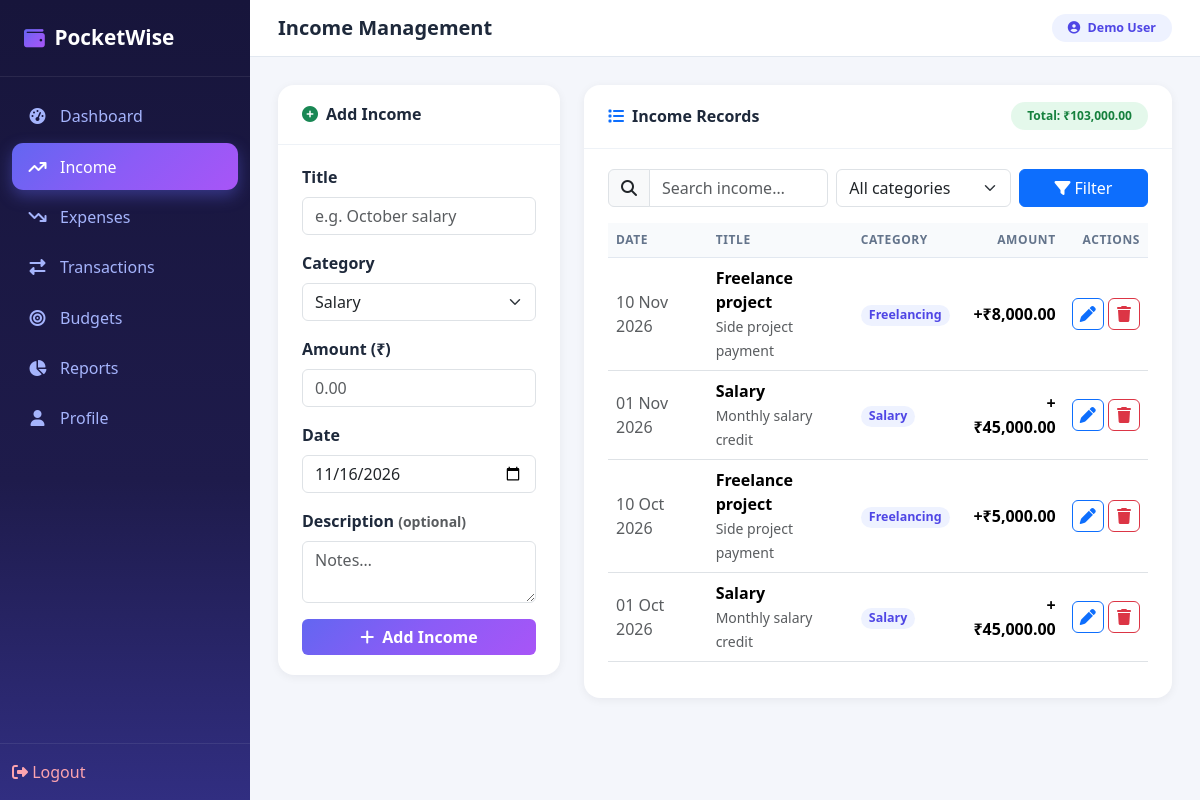
Screenshot of /income/ (signed in) with the database file from the repository.
### models.py (models this page shows)
class Transaction(db.Model):
    __tablename__ = "transactions"
    id = db.Column(db.Integer, primary_key=True)
    user_id = db.Column(db.Integer, db.ForeignKey("users.id"), nullable=False, index=True)
    title = db.Column(db.String(200), nullable=False)
    transaction_type = db.Column(db.Enum("income", "expense", name="txn_type"), nullable=False, index=True)
    category = db.Column(db.String(80), nullable=False, index=True)
    amount = db.Column(db.Numeric(12, 2), nullable=False)
    description = db.Column(db.Text, nullable=True)
    transaction_date = db.Column(db.Date, nullable=False, index=True)
    created_at = db.Column(db.DateTime, default=datetime.utcnow)

### routes/income.py (the view)
@income_bp.route("/")
@login_required
def index():
    uid = current_user_id()
    q = request.args.get("q", "").strip()
    category = request.args.get("category", "").strip()
    query = Transaction.query.filter_by(user_id=uid, transaction_type="income")
    if q:
        query = query.filter(Transaction.title.ilike(f"%{q}%"))
    if category in INCOME_CATEGORIES:
        query = query.filter_by(category=category)
    rows = query.order_by(Transaction.transaction_date.desc(), Transaction.id.desc()).all()
    total = sum(float(r.amount) for r in rows)
    return render_template("income.html", rows=rows, total=total,
                           categories=INCOME_CATEGORIES, q=q, category=category,
                           now_date=date.today().isoformat())

### routes/helpers.py (called while the page is built)
def login_required(f):
    @wraps(f)
    def decorated(*args, **kwargs):
        if "user_id" not in session:
            flash("Please log in to access this page.", "warning")
            return redirect(url_for("auth.login", next=request.url))
        return f(*args, **kwargs)
    return decorated

def current_user_id():
    return session.get("user_id")

### templates/income.html (shortened to what this page needs)
{% extends "base.html" %}
{% block page_heading %}Income Management{% endblock %}
{% block content %}
<div class="container-fluid px-0">
  <div class="row g-4">
    <div class="col-lg-4">
      <div class="pw-card">
        <div class="card-header"><i class="fa-solid fa-circle-plus me-2 text-success"></i>Add Income</div>
        <div class="card-body">
          <form method="POST" action="{{ url_for('income.add') }}">
            <div class="mb-3">
              <label class="form-label fw-semibold">Title</label>
              <input type="text" name="title" class="form-control" placeholder="e.g. October salary" required>
            </div>
            <div class="mb-3">
              <label class="form-label fw-semibold">Category</label>
              <select name="category" class="form-select" required>
                {% for c in categories %}<option value="{{ c }}">{{ c }}</option>{% endfor %}
              </select>
            </div>
            <div class="mb-3">
              <label class="form-label fw-semibold">Amount (₹)</label>
              <input type="number" name="amount" class="form-control" step="0.01" min="0.01" placeholder="0.00" required>
            </div>
            <div class="mb-3">
              <label class="form-label fw-semibold">Date</label>
              <input type="date" name="date" class="form-control" value="{{ now_date }}" max="{{ now_date }}" required>
            </div>
            <div class="mb-3">
              <label class="form-label fw-semibold">Description <small class="text-muted">(optional)</small></label>
              <textarea name="description" class="form-control" rows="2" placeholder="Notes…"></textarea>
            </div>
            <button class="btn btn-gradient w-100"><i class="fa-solid fa-plus me-2"></i>Add Income</button>
          </form>
        </div>
      </div>
    </div>
    <div class="col-lg-8">
      <div class="pw-card">
        <div class="card-header d-flex flex-wrap gap-2 justify-content-between align-items-center">
          <span><i class="fa-solid fa-list me-2 text-primary"></i>Income Records</span>
          <span class="badge badge-pw-inc rounded-pill px-3 py-2">Total: {{ total|inr }}</span>
        </div>
        <div class="card-body">
          <form method="GET" class="row g-2 mb-3">
            <div class="col-md-5">
              <div class="input-group">
                <span class="input-group-text"><i class="fa-solid fa-magnifying-glass"></i></span>
                <input type="text" name="q" class="form-control" placeholder="Search income…" value="{{ q }}">
              </div>
            </div>
            <div class="col-md-4">
              <select name="category" class="form-select">
                <option value="">All categories</option>
              </select>
            </div>
            <div class="col-md-3 d-grid">
              <button class="btn btn-primary"><i class="fa-solid fa-filter me-1"></i>Filter</button>
            </div>
          </form>
          {% if rows %}
          <div class="table-responsive">
            <table class="table table-pw table-hover align-middle">
              <thead>
                <tr><th>Date</th><th>Title</th><th>Category</th><th class="text-end">Amount</th><th class="text-end">Actions</th></tr>
              </thead>
              <tbody>
              {% for t in rows %}
                <tr>
                  <td class="text-muted">{{ t.transaction_date.strftime('%d %b %Y') }}</td>
                  <td>
                    <div class="fw-semibold">{{ t.title }}</div>
                    {% if t.description %}<small class="text-muted">{{ t.description }}</small>{% endif %}
                  </td>
                  <td><span class="badge badge-cat rounded-pill">{{ t.category }}</span></td>
                  <td class="text-end amt-inc">+{{ t.amount|inr }}</td>
                  <td class="text-end text-nowrap">
                    <button class="btn btn-outline-primary btn-icon" data-bs-toggle="modal"
                            data-bs-target="#editModal{{ t.id }}"><i class="fa-solid fa-pen"></i></button>
                    <button class="btn btn-outline-danger btn-icon" data-bs-toggle="modal"
                            data-bs-target="#delModal{{ t.id }}"><i class="fa-solid fa-trash"></i></button>
                  </td>
                </tr>
              {% endfor %}
              </tbody>
            </table>
          </div>
          {% else %}
          <div class="empty-state">
            <i class="fa-solid fa-arrow-trend-up"></i>
            No income records found. Add your first income using the form.
          </div>
          {% endif %}
        </div>
      </div>
    </div>
  </div>
</div>
{% endblock %}

### static/css/style.css (style rules this page uses)
:root { --pw-primary: #6366f1; --pw-primary-dark: #4f46e5; --pw-purple: #8b5cf6; --pw-sky: #0ea5e9; --pw-success: #22c55e; --pw-danger: #ef4444; --pw-warning: #f59e0b; --pw-bg: #f4f6fb; --pw-card: #ffffff; --pw-text: #1e293b; --pw-muted: #64748b; --pw-gradient: linear-gradient(135deg, #6366f1 0%, #8b5cf6 50%, #a855f7 100%); --pw-gradient-alt: linear-gradient(135deg, #0ea5e9 0%, #6366f1 100%); --pw-radius: 1rem; --pw-sidebar-w: 250px; }
* { box-sizing: border-box; }
body { font-family: "Segoe UI", system-ui, -apple-system, sans-serif; background: var(--pw-bg); color: var(--pw-text); margin: 0; }
.btn-gradient { background: var(--pw-gradient); border: none; color: #fff; font-weight: 600; transition: transform 0.15s ease, box-shadow 0.15s ease; }
.pw-card { background: #fff; border: none; border-radius: var(--pw-radius); box-shadow: 0 2px 10px rgba(15, 23, 42, 0.06); }
.pw-card .card-header { background: transparent; border-bottom: 1px solid #eef2f7; font-weight: 700; padding: 1.1rem 1.5rem; }
.pw-card .card-body { padding: 1.25rem 1.5rem; }
.table-pw thead th { background: #f8fafc; color: var(--pw-muted); font-size: 0.75rem; text-transform: uppercase; letter-spacing: 0.05em; border-bottom: 1px solid #e2e8f0; white-space: nowrap; }
.table-pw td { vertical-align: middle; }
.badge-pw-inc { background: rgba(34, 197, 94, 0.12); color: #15803d; }
.badge-cat { background: #eef2ff; color: var(--pw-primary-dark); font-weight: 600; font-size: 0.78rem; }
.amt-inc { color: #16a34a; font-weight: 700; }
.btn-icon { width: 32px; height: 32px; display: inline-flex; align-items: center; justify-content: center; padding: 0; }

### rows the page displays
Transaction: transaction_date "10 Nov 2026", title "Freelance project", description "Side project payment", category "Freelancing", amount|inr "₹8,000.00"
Transaction: transaction_date "01 Nov 2026", title "Salary", description "Monthly salary credit", category "Salary", amount|inr "₹45,000.00"
Transaction: transaction_date "10 Oct 2026", title "Freelance project", description "Side project payment", category "Freelancing", amount|inr "₹5,000.00"
Transaction: transaction_date "01 Oct 2026", title "Salary", description "Monthly salary credit", category "Salary", amount|inr "₹45,000.00"

### other values shown
{{ session.get('user_name') }} "Demo User"
{{ total|inr }} "₹103,000.00"
form field category "Salary"
